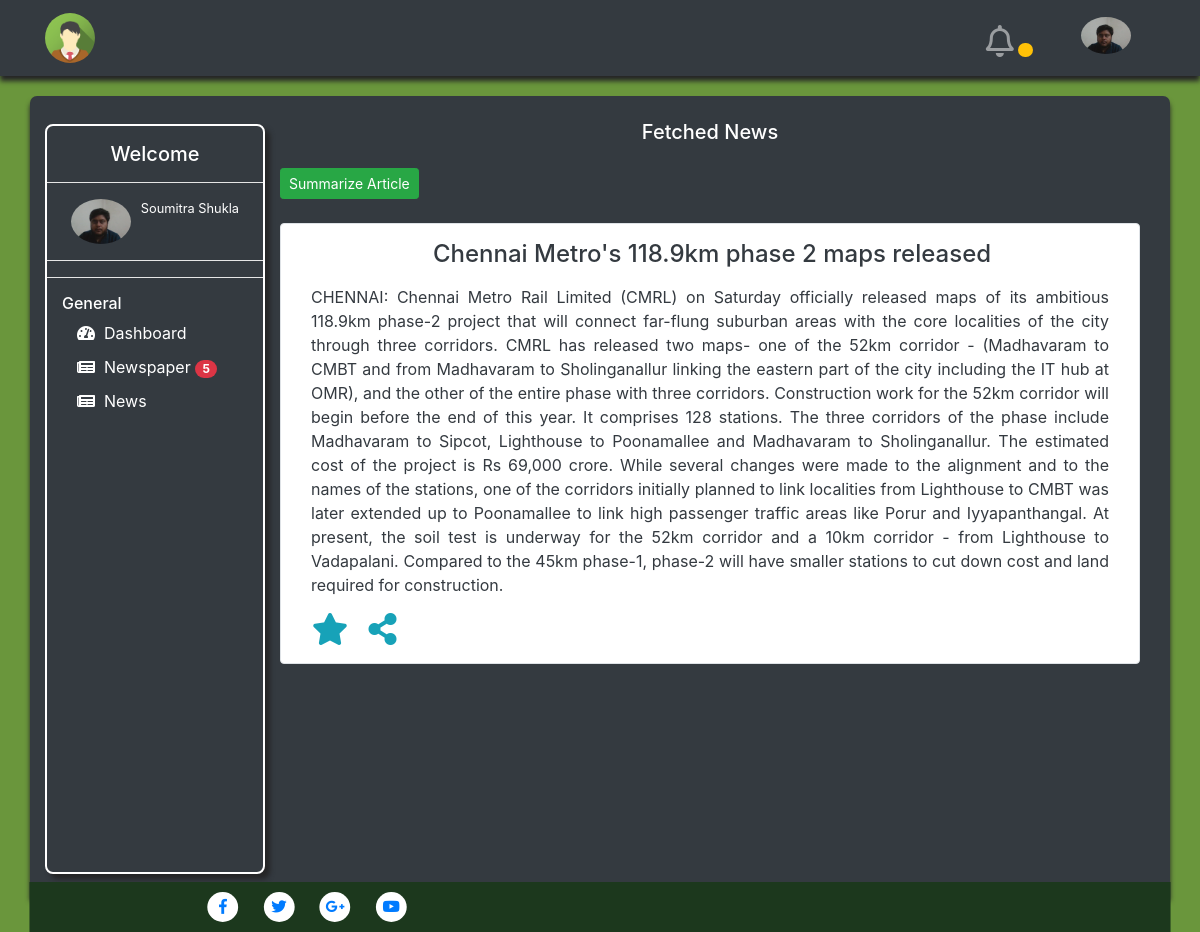
The page /news/1/ (signed in) on the database its author committed.
### accounts/models.py (models this page shows, shortened)
class Profile(models.Model):
    user = models.OneToOneField(User, on_delete=models.CASCADE)
    name = models.CharField(max_length=30, blank=True)
    email_id = models.EmailField(
        max_length=70, blank=True, null=True, unique=True)
    phone_number = models.IntegerField(blank=True, null=True)
    birth_date = models.DateField(null=True, blank=True)
    picture = models.ImageField(upload_to='profile_pics')
    SEX_CHOICES = (
        ('F', 'Female',),
        ('M', 'Male',),
        ('U', 'Unsure',),
    )
    sex = models.CharField(
        max_length=1,
        choices=SEX_CHOICES,
    )

### newspapers/models.py (models this page shows, shortened)
class News(models.Model):
    heading = models.CharField(max_length=400)
    article = models.TextField(null=True,blank=True)
    summary = models.TextField(null=True,blank=True)
    published_date = models.DateTimeField(blank=True, null=True)
    unique_id = models.IntegerField(blank=True, null=True)
    newspaper_name = models.ForeignKey(
        Newspaper_name, related_name='related_news', on_delete=models.CASCADE)

### newspapers/views.py (the view, shortened to what this page needs)
# urls.py: path('news/<int:pk>/',views.NewsDetailView.as_view(),name='news_detail'),
class NewsDetailView(DetailView):
	sample_dict = {}
	for i in range(100):
		for j in range(100):
			sample_dict[str(j) + "_" + str(i)] = j
	model = News
	context_object_name = 'news_detail'
	template_name = 'newspapers/news.html'

### mysite/context_processors.py (called while the page is built)
def main(request):
	return {
	'newspaper_name': Newspaper_name.objects.all().order_by('-id')
	}

### newspapers/templates/newspapers/news.html (shortened to what this page needs)
 {% extends "main.html" %}
                {% block content %}
<div class="container mx-auto">
    <h5 class="text-center">Fetched News</h5>
<form class="form-inline" method="post" action="">
        <div class="text-center" id="pp">
            <input class="btn btn-sm btn-success  col-12 mt-3" type="submit" name="" value="Summarize Article">
        </div>
    </form>
</div>
                <div>
                    <div>
                        <br>
                    </div>
                </div>
                <div class="container row mx-auto">
                    <div class="col-12 text-justify bg-white text-dark border rounded">
                        <h4 class="ml-1 d-block my-3 text-center">{{news_detail.heading}}</h4>
                        {% if news_detail.summary %}
                            <P class="container">{{news_detail.summary}}</P>
                        {% else %}
                            <P class="container">{{news_detail.article}}</P>
                        {% endif %}
                        <div class="bg-white my-3 mx-2">
                            <a href="#" id="like" onclick="likeit();"><i class="fas fa-star fa-2x text-info mx-2" ></i></a>
                            <a href="#" data-target="#share-modal" data-toggle="modal"><i class="fas fa-share-alt fa-2x text-info mx-2"></i></a>
                        </div>
                    </div>
                </div>
            {% endblock %}

### templates/main.html (shortened to what this page needs)
{% load static %}
<!DOCTYPE html>
<html lang="en">
<head>
    <link rel="stylesheet" type="text/css" href="{% static 'lib/bootstrap4.min.css' %}" />
    <link rel="stylesheet" href="https://use.fontawesome.com/releases/v5.0.13/css/all.css">
    <link rel="stylesheet" href="{% static 'css/main.css' %}">
</head>
<body style="background-color: #6a963c;">
    <nav class="navbar navbar-expand-sm navbar-dark navbar-top fixed-top bg-dark" style="box-shadow: 0px 5px 5px #252526;">
        <div class="container">
            <a href="http://www.indianrailways.gov.in/railwayboard/" class="navbar-brand">
                <img src="{% static 'img/indian_railway.png' %}" class="rounded-circle img-fluid" width="50">
            </a>
            <div class="collapse navbar-collapse" id="navid">
                {% if user.is_authenticated %}
                <ul class="navbar-nav text-center ml-auto" id="logged">
                    <li class="nav-item dropdown mx-3">
                        <a href="#" class="nav-link mt-2" data-toggle="dropdown">
                            <i class="far fa-bell fa-2x"></i>
                            <small><span class="badge badge-pill badge-warning notification text-warning">.</span></small>
                        </a>
                    </li>
                    <li class="nav-item dropdown mx-3">
                        <a href="{% url 'accounts:profile' %}" class="nav-link " data-toggle="dropdown">
                          <img src="{{ user.profile.picture.url}}" class="rounded-circle img-fluid" width="50">
                        </a>
                    </li>
                </ul>
                {% else %}
                <ul class="navbar-nav text-center ml-auto" id="not-logged">
                    <li class="nav-item m-2">
                        <a href="{% url 'login' %}" class=" text-white btn btn-success">LogIn / SignUp</a>
                    </li>
                </ul>
                {% endif %}
            </div>
        </div>
    </nav>
    <div class="container"><br><br><br><br></div>
    <div class="container bg-dark text-white" style="min-height: 800px; border-radius: 7px 7px 0px 0px;box-shadow: 0px 5px 5px #252526;">
        <div class="row-offcanvas row-offcanvas-left">
            <br>
            <div id="sidebar" class="sidebar-offcanvas text-white mt-1 bg-dark" style="border: 2px solid white; box-shadow: 5px 5px 5px #252526; height:750px;border-radius: 8px;">
                <div class="mt-3">
                    <div class="text-center my-2">
                        <h5> Welcome </h5>
                    </div>
                    <hr class="bg-white">
                    <div id="user" class="">
                        <img class="img-responsive rounded-circle ml-4" src="{{ user.profile.picture.url}}" width="60">
                        <small class="float-right mr-4">
                        {{user.profile.name}} <br>
                        </small>
                    </div>
                    <hr class="bg-white">
                    <hr class="bg-white">
                    <div class="container custom-list">
                        <ul class="list-unstyled" style="color: white;">
                            <h6><span>General</span></h6>
                            <div class="container">
                                <a href="{% url 'accounts:profile' %}"><i class="fa fa-tachometer-alt"></i><span class=""> &nbsp;Dashboard</span></a>
                                <a href="#">
                                    <li data-toggle="collapse" data-target="#newspapers">
                                        <i class="fas fa-newspaper"></i>
                                        <span class="menu-text"> &nbsp;Newspaper</span>
                                        <span class="badge badge-pill badge-danger">5</span>
                                    </li>
                                </a>
                                <li data-toggle="collapse" data-target="#Favourites">
                                    <i class="fas fa-newspaper"></i>
                                    <span class="menu-text"> &nbsp;News</span>
                                </li>
                            </div>
                        </ul>
                    </div>
                </div>
            </div>
            <div id="main" class="">
                {% block content %}
                {% endblock %}
            </div>
        </div><br><br>
        <footer id="mu-footer" class="mx-auto mt-2">
                <div class="mu-footer-area">
                    <div class="row">
                        <div class="col-md-6">
                            <div class="mu-footer-right">
                                <div class="mu-social-media">
                                    <a href="https://www.facebook.com/RailMinIndia" target="_blank"><i class="fab fa-facebook-f"></i></a>
                                    <a href="https://twitter.com/RailMinIndia/" target="_blank"><i class="fab fa-twitter"></i></a>
                                    <a href="https://plus.google.com/+MinistryofRailwaysIndia" target="_blank"><i class="fab fa-google-plus-g"></i></a>
                                    <a href="https://www.youtube.com/user/RailMinIndia" target="_blank"><i class="fab fa-youtube"></i></a>
                                </div>
                            </div>
                        </div>
                        <div class="col-md-6 ">
                        </div>
                    </div>
                </div>
        </footer>
    </div>
</body>
</html>

### static/css/main.css (style rules this page uses)
#sidebar { width: inherit; min-width: 220px; max-width: 220px; background-color:#f5f5f5; float: left; height:100%; position:relative; overflow-y:auto; overflow-x:hidden; }
#main { height:100%; overflow:auto; }
.custom-list a { text-decoration: none; color: white; }
.custom-list ul li { padding-top: 10px; }
#mu-footer { background-color: #1c381d; display: inline; float: left; width: 100%; transform: scaleX(1.028); }
.mu-footer-area { display: inline; float: left; padding: 5px 0; text-align: center; width: 100%; }
.mu-footer-right { display: inline; float: left; width: 100%; }
.mu-social-media { display: inline; float: left; width: 100%; }
.mu-social-media a { background-color: white; border-radius: 50%; display: inline-block; margin: 5px 10px; text-align: center; text-decoration: none; width: 30px; height: 30px; line-height: 30px; font-size: 15px; }

### rows shown on the page
News: heading "Chennai Metro's 118.9km phase 2 maps released", article "CHENNAI: Chennai Metro Rail Limited (CMRL) on Saturday officially released maps of its ambitious 118.9km phase-2 project that will connect far-flung suburban areas with the core localities of the city through three corridors. CMRL has released two maps- one of the 52km corridor - (Madhavaram to CMBT and from Madhavaram to Sholinganallur linking the eastern part of the city including the IT hub at OMR), and the other of the entire phase with three corridors. Construction work for the 52km corridor will begin before the end of this year. It comprises 128 stations. The three corridors of the phase include Madhavaram to Sipcot, Lighthouse to Poonamallee and Madhavaram to Sholinganallur. The…"

### other values the page prints
{{ user.profile.name }} "Soumitra Shukla"
